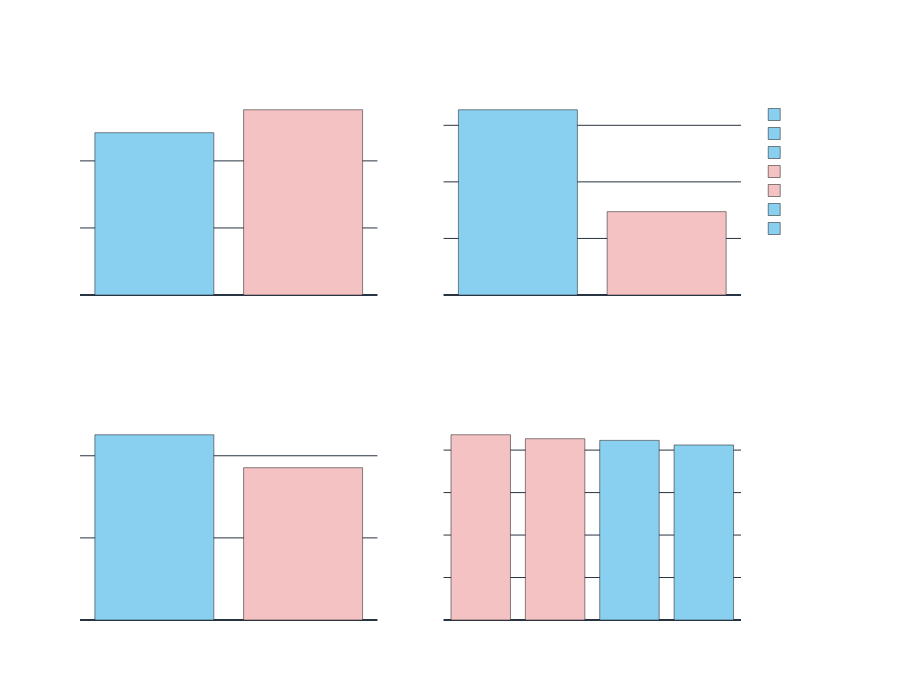

Here is the notebook cell this chart was saved with:
### Markdown cell above
## Visualisering av COVID-19 Fall per Kön

Stapeldiagrammet nedan visar det totala antalet bekräftade fall, antalet intensivvårdade patienter,
och antalet avlidna på grund av COVID-19 uppdelat per kön. Denna visualisering hjälper till att
förstå fördelningen och svårighetsgraden av pandemins påverkan på olika kön.

### Code cell
# Definierar färger
color_scheme = {'Man': '#89CFF0', 'Kvinna': '#F4C2C2'}

# Skapar en subplot-grid med 2 rader och 2 kolumner
fig = make_subplots(
    rows=2, cols=2,
    subplot_titles=('Totalt Antal Fall per Kön',
                    'Totalt Antal Intensivvårdade per Kön',
                    'Totalt Antal Avlidna per Kön',
                    'Vaccinationsgrad per Kön')
)

# Hovertemplate för COVID-data i stapeldiagram
hovertemplate_covid_bar = '<b>KÖN: </b> %{x}<br><b>ANTAL: </b>%{y}<extra></extra>'

# Hovertemplate för Vaccinationsdata i stapeldiagram
hovertemplate_vaccine_bar = '<b>KÖN: </b> %{x}<br><b>1:a DOS: </b>%{y:.2%}<br><b>2:a DOS: </b>%{y:.2%}<extra></extra>'



# Första subplot: Totalt antal fall
fig.add_trace(
    go.Bar(x=combined_data['Kön'], y=combined_data['Totalt_antal_fall'], name='Fall',
           marker_color=[color_scheme[gender] for gender in combined_data['Kön']],
           hovertemplate=hovertemplate_covid_bar),
    row=1, col=1
)

# Andra subplot: Totalt antal intensivvårdade per kön
fig.add_trace(
    go.Bar(x=combined_data['Kön'], y=combined_data['Totalt_antal_intensivvårdade'], name='Intensivvårdade',
           marker_color=[color_scheme[gender] for gender in combined_data['Kön']],
           hovertemplate=hovertemplate_covid_bar),
    row=1, col=2
)

# Tredje subplot: Totalt antal avlidna per kön
fig.add_trace(
    go.Bar(x=combined_data['Kön'], y=combined_data['Totalt_antal_avlidna'], name='Avlidna',
           marker_color=[color_scheme[gender] for gender in combined_data['Kön']],
           hovertemplate=hovertemplate_covid_bar),
    row=2, col=1
)

# Fjärde subplot: Vaccinationsgrad för första och andra dosen per kön
for gender, group in combined_data.groupby('Kön'):
    fig.add_trace(
        go.Bar(x=[f'{gender} 1 Dos'], y=group['Andel_vaccinerade_1_dos'] * 100, name='1 Dos',
               marker_color=color_scheme[gender],
               hovertemplate=hovertemplate_vaccine_bar),
        row=2, col=2
    )
    fig.add_trace(
        go.Bar(x=[f'{gender} 2 Doser'], y=group['Andel_vaccinerade_2_doser'] * 100, name='2 Doser',
               marker_color=color_scheme[gender],
               hovertemplate=hovertemplate_vaccine_bar),
        row=2, col=2
    )

# Uppdaterar layout
fig.update_layout(
    title_text='COVID-19 Statistik per Kön',
    height=700,
    showlegend=True,
    plot_bgcolor='rgba(0,0,0,0)', 
    paper_bgcolor='rgba(0,0,0,0)',  
    font_color="white",  
    template="plotly_dark", 
    hovermode='closest'
)
save_plotly_fig(fig, "COVID-19 Statistik per Kön")
fig.show()

### Figure 1 — Plotly figure (JSON) as saved in the notebook; plotly's stock layout.template omitted (floating-point values rounded to 4 significant figures)
{"data": [{"hovertemplate": "<b>KÖN: </b> %{x}<br><b>ANTAL: </b>%{y}<extra></extra>", "marker": {"color": ["#89CFF0", "#F4C2C2"]}, "name": "Fall", "type": "bar", "x": ["Man", "Kvinna"], "xaxis": "x", "y": [1210098, 1381189], "yaxis": "y"}, {"hovertemplate": "<b>KÖN: </b> %{x}<br><b>ANTAL: </b>%{y}<extra></extra>", "marker": {"color": ["#89CFF0", "#F4C2C2"]}, "name": "Intensivvårdade", "type": "bar", "x": ["Man", "Kvinna"], "xaxis": "x2", "y": [6550, 2947], "yaxis": "y2"}, {"hovertemplate": "<b>KÖN: </b> %{x}<br><b>ANTAL: </b>%{y}<extra></extra>", "marker": {"color": ["#89CFF0", "#F4C2C2"]}, "name": "Avlidna", "type": "bar", "x": ["Man", "Kvinna"], "xaxis": "x3", "y": [11279, 9273], "yaxis": "y3"}, {"hovertemplate": "<b>KÖN: </b> %{x}<br><b>1:a DOS: </b>%{y:.2%}<br><b>2:a DOS: </b>%{y:.2%}<extra></extra>", "marker": {"color": "#F4C2C2"}, "name": "1 Dos", "type": "bar", "x": ["Kvinna 1 Dos"], "xaxis": "x4", "y": [87.23], "yaxis": "y4"}, {"hovertemplate": "<b>KÖN: </b> %{x}<br><b>1:a DOS: </b>%{y:.2%}<br><b>2:a DOS: </b>%{y:.2%}<extra></extra>", "marker": {"color": "#F4C2C2"}, "name": "2 Doser", "type": "bar", "x": ["Kvinna 2 Doser"], "xaxis": "x4", "y": [85.37], "yaxis": "y4"}, {"hovertemplate": "<b>KÖN: </b> %{x}<br><b>1:a DOS: </b>%{y:.2%}<br><b>2:a DOS: </b>%{y:.2%}<extra></extra>", "marker": {"color": "#89CFF0"}, "name": "1 Dos", "type": "bar", "x": ["Man 1 Dos"], "xaxis": "x4", "y": [84.57], "yaxis": "y4"}, {"hovertemplate": "<b>KÖN: </b> %{x}<br><b>1:a DOS: </b>%{y:.2%}<br><b>2:a DOS: </b>%{y:.2%}<extra></extra>", "marker": {"color": "#89CFF0"}, "name": "2 Doser", "type": "bar", "x": ["Man 2 Doser"], "xaxis": "x4", "y": [82.41], "yaxis": "y4"}], "layout": {"annotations": [{"font": {"size": 16}, "showarrow": false, "text": "Totalt Antal Fall per Kön", "x": 0.225, "xanchor": "center", "xref": "paper", "y": 1, "yanchor": "bottom", "yref": "paper"}, {"font": {"size": 16}, "showarrow": false, "text": "Totalt Antal Intensivvårdade per Kön", "x": 0.775, "xanchor": "center", "xref": "paper", "y": 1, "yanchor": "bottom", "yref": "paper"}, {"font": {"size": 16}, "showarrow": false, "text": "Totalt Antal Avlidna per Kön", "x": 0.225, "xanchor": "center", "xref": "paper", "y": 0.375, "yanchor": "bottom", "yref": "paper"}, {"font": {"size": 16}, "showarrow": false, "text": "Vaccinationsgrad per Kön", "x": 0.775, "xanchor": "center", "xref": "paper", "y": 0.375, "yanchor": "bottom", "yref": "paper"}], "font": {"color": "white"}, "height": 700, "hovermode": "closest", "paper_bgcolor": "rgba(0,0,0,0)", "plot_bgcolor": "rgba(0,0,0,0)", "showlegend": true, "title": {"text": "COVID-19 Statistik per Kön"}, "xaxis": {"anchor": "y", "domain": [0, 0.45]}, "xaxis2": {"anchor": "y2", "domain": [0.55, 1]}, "xaxis3": {"anchor": "y3", "domain": [0, 0.45]}, "xaxis4": {"anchor": "y4", "domain": [0.55, 1]}, "yaxis": {"anchor": "x", "domain": [0.625, 1]}, "yaxis2": {"anchor": "x2", "domain": [0.625, 1]}, "yaxis3": {"anchor": "x3", "domain": [0, 0.375]}, "yaxis4": {"anchor": "x4", "domain": [0, 0.375]}}}
